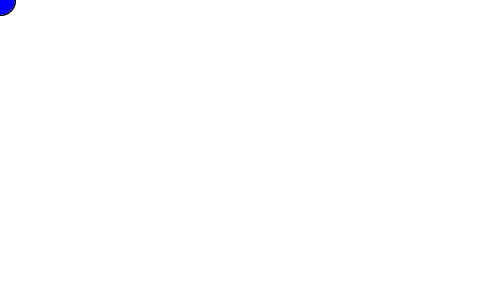
Frame 1 (no input)
Frame 60 (the mouse pressed at the canvas centre just before this capture): identical to frame 1, image omitted
Frame 120 (the mouse held since frame 60 and released just before this capture): identical to frame 1, image omitted

The Processing sketch that drew this single still picture (run headless with seeded random() and noise(); from frame 60 on, the mouse is pressed at the canvas centre):

// Processing sketch: Game_Design_First_Group_Program
// ── Game_Design_First_Group_Program.pde
/*
If player a presses “d”, set a_x_speed to 15
If player a presses “s”, set a_y_speed to 15
If player a presses “a”, set a_x_speed to -15
If player a presses “w”, set a_y_speed to -15

If player b presses “k”, set b_x_speed to 15
If player b presses “j”, set b_y_speed to 15
If player b presses “h”, set b_x_speed to -15
If player b presses “u”, set b_y_speed to -15

If player a releases “d”, set a_x_speed to 0
If player a releases “s”, set a_y_speed to 0
If player a releases “a”, set a_x_speed to 0
If player a releases “w”, set a_y_speed to 0

If player b releases “k”, set b_x_speed to 0
If player b releases “j”, set b_y_speed to 0
If player b releases “h”, set b_x_speed to 0
If player b releases “u”, set b_y_speed to 0

change a_x_position by a_x_speed
change a_y_position by a_y_speed
change b_x_position by b_x_speed
change b_y_position by b_y_speed

If a_x_position is less than 0, set a_x_position to width/4 and a_y_position to height/2
If a_x_position is larger than width, set a_x_position to width/4 and a_y_position to height/2
If a_y_position is less than 0, set a_x_position to width/4 and a_y_position to height/2
If a_y_position is larger than height, set a_x_position to width/4 and a_y_position to height/2

If b_x_position is less than 0, set b_x_position to width/4*3 and b_y_position to height/2
If b_x_position is larger than width, set b_x_position to width/4*3 and b_y_position to height/2
If b_y_position is less than 0, set b_x_position to width/4*3 and b_y_position to height/2
If b_y_position is larger than height, set b_x_position to width/4*3 and b_y_position to height/2

The screen is set to white

The fill color is set to black
The stroke is disabled
A circle is drawn at a_x_position and a_y_position with a width of 30 and a height of 30
A circle is drawn at b_x_position and b_y_position with a width of 30 and a height of 30
*/

//set up variables
int a_x_speed = 0;
int a_y_speed = 0;
int a_x_position = 0;
int a_y_position = 0;

int b_x_speed = 0;
int b_y_speed = 0;
int b_x_position = 0;
int b_y_position = 0;

void setup(){
  //begining of game
  size(500,300);
 
}

void keyPressed(){
  //user input
  //If player a presses “d”, set a_x_speed to 15  
  if(key == 'd'){
     a_x_speed = 5;
  }
  if(key == 's'){
     a_y_speed = 5;
  }
  if(key == 'a'){
     a_x_speed = -5;
  }
  if(key == 'w'){
     a_y_speed = -5;
  }
    if(key == 'k'){
     b_x_speed = 5;
  }
  if(key == 'j'){
     b_y_speed = 5;
  }
  if(key == 'h'){
     b_x_speed = -5;
  }
  if(key == 'u'){
     b_y_speed = -5;
  }
}
void keyReleased(){
  //user input
  if(key == 'd'){
     a_x_speed = 0;
  }
  if(key == 's'){
     a_y_speed = 0;
  }
  if(key == 'a'){
     a_x_speed = 0;
  }
  if(key == 'w'){
     a_y_speed = 0;
  }
    if(key == 'k'){
     b_x_speed = 0;
  }
  if(key == 'j'){
     b_y_speed = 0;
  }
  if(key == 'h'){
     b_x_speed = 0;
  }
  if(key == 'u'){
     b_y_speed = 0;
  }
}

void draw(){
  //update game world
  a_y_position += a_y_speed;
  a_x_position += a_x_speed;
  b_y_position += b_y_speed;
  b_x_position += b_x_speed;
  
  if(a_x_position < 0){
    a_x_position = width/4;
    a_y_position = height/2;
  }
  if(a_y_position < 0){
    a_x_position = width/4;
    a_y_position = height/2;
  }
  if(a_x_position > width){
    a_x_position = width/4;
    a_y_position = height/2;
  }
  if(a_y_position > height){
    a_x_position = width/4;
    a_y_position = height/2;
  }
  
  if(b_x_position < 0){
    b_x_position = width/4*3;
    b_y_position = height/2;
  }
  if(b_y_position < 0){
    b_x_position = width/4*3;
    b_y_position = height/2;
  }
  if(b_x_position > width){
    b_x_position = width/4*3;
    b_y_position = height/2;
  }
  if(b_y_position > height){
    b_x_position = width/4*3;
    b_y_position = height/2;
  }
  
  /*
  f a_x_position is less than 0, set a_x_position to width/4 and a_y_position to height/2
If a_x_position is larger than width, set a_x_position to width/4 and a_y_position to height/2
If a_y_position is less than 0, set a_x_position to width/4 and a_y_position to height/2
If a_y_position is larger than height, set a_x_position to width/4 and a_y_position to height/2

If b_x_position is less than 0, set b_x_position to width/4*3 and b_y_position to height/2
If b_x_position is larger than width, set b_x_position to width/4*3 and b_y_position to height/2
If b_y_position is less than 0, set b_x_position to width/4*3 and b_y_position to height/2
If b_y_position is larger than height, set b_x_position to width/4*3 and b_y_position to height/2
  */

  //draw to screen
  background (255);
  fill(255,255,0);
  ellipse(a_x_position,a_y_position,30,30);
   fill(0,0,255);
  ellipse(b_x_position,b_y_position,30,30);
  
}
